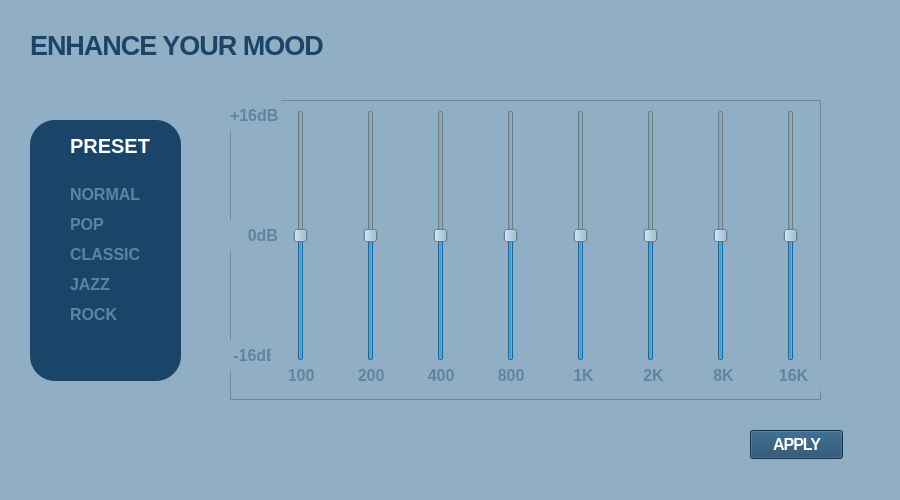
<?xml version="1.0" encoding="UTF-8"?>
<ui version="4.0">
 <class>EQ</class>
 <widget class="QMainWindow" name="EQ">
  <property name="geometry">
   <rect>
    <x>0</x>
    <y>0</y>
    <width>900</width>
    <height>500</height>
   </rect>
  </property>
  <property name="minimumSize">
   <size>
    <width>900</width>
    <height>500</height>
   </size>
  </property>
  <property name="maximumSize">
   <size>
    <width>900</width>
    <height>500</height>
   </size>
  </property>
  <property name="windowTitle">
   <string>Equalizer</string>
  </property>
  <property name="windowIcon">
   <iconset resource="resources.qrc">
    <normaloff>:/Dis_pic.png</normaloff>:/Dis_pic.png</iconset>
  </property>
  <property name="autoFillBackground">
   <bool>false</bool>
  </property>
  <property name="styleSheet">
   <string notr="true">background-color: rgb(144,175,196);</string>
  </property>
  <widget class="QWidget" name="centralwidget">
   <widget class="QFrame" name="frame">
    <property name="geometry">
     <rect>
      <x>230</x>
      <y>100</y>
      <width>591</width>
      <height>300</height>
     </rect>
    </property>
    <property name="autoFillBackground">
     <bool>false</bool>
    </property>
    <property name="frameShape">
     <enum>QFrame::StyledPanel</enum>
    </property>
    <property name="frameShadow">
     <enum>QFrame::Raised</enum>
    </property>
    <widget class="QSlider" name="verticalSlider_3">
     <property name="geometry">
      <rect>
       <x>550</x>
       <y>10</y>
       <width>21</width>
       <height>251</height>
      </rect>
     </property>
     <property name="toolTip">
      <string>&lt;html&gt;&lt;head/&gt;&lt;body&gt;&lt;p&gt;&lt;br/&gt;&lt;/p&gt;&lt;/body&gt;&lt;/html&gt;</string>
     </property>
     <property name="whatsThis">
      <string>&lt;html&gt;&lt;head/&gt;&lt;body&gt;&lt;p&gt;&lt;br/&gt;&lt;/p&gt;&lt;/body&gt;&lt;/html&gt;</string>
     </property>
     <property name="styleSheet">
      <string notr="true"/>
     </property>
     <property name="minimum">
      <number>-16</number>
     </property>
     <property name="maximum">
      <number>16</number>
     </property>
     <property name="orientation">
      <enum>Qt::Vertical</enum>
     </property>
    </widget>
    <widget class="QSlider" name="verticalSlider_4">
     <property name="geometry">
      <rect>
       <x>480</x>
       <y>10</y>
       <width>21</width>
       <height>251</height>
      </rect>
     </property>
     <property name="toolTip">
      <string>&lt;html&gt;&lt;head/&gt;&lt;body&gt;&lt;p&gt;&lt;br/&gt;&lt;/p&gt;&lt;/body&gt;&lt;/html&gt;</string>
     </property>
     <property name="whatsThis">
      <string>&lt;html&gt;&lt;head/&gt;&lt;body&gt;&lt;p&gt;&lt;br/&gt;&lt;/p&gt;&lt;/body&gt;&lt;/html&gt;</string>
     </property>
     <property name="styleSheet">
      <string notr="true"/>
     </property>
     <property name="minimum">
      <number>-16</number>
     </property>
     <property name="maximum">
      <number>16</number>
     </property>
     <property name="orientation">
      <enum>Qt::Vertical</enum>
     </property>
    </widget>
    <widget class="QSlider" name="verticalSlider_5">
     <property name="geometry">
      <rect>
       <x>410</x>
       <y>10</y>
       <width>21</width>
       <height>251</height>
      </rect>
     </property>
     <property name="toolTip">
      <string>&lt;html&gt;&lt;head/&gt;&lt;body&gt;&lt;p&gt;&lt;br/&gt;&lt;/p&gt;&lt;/body&gt;&lt;/html&gt;</string>
     </property>
     <property name="whatsThis">
      <string>&lt;html&gt;&lt;head/&gt;&lt;body&gt;&lt;p&gt;&lt;br/&gt;&lt;/p&gt;&lt;/body&gt;&lt;/html&gt;</string>
     </property>
     <property name="styleSheet">
      <string notr="true"/>
     </property>
     <property name="minimum">
      <number>-16</number>
     </property>
     <property name="maximum">
      <number>16</number>
     </property>
     <property name="orientation">
      <enum>Qt::Vertical</enum>
     </property>
    </widget>
    <widget class="QSlider" name="verticalSlider_6">
     <property name="geometry">
      <rect>
       <x>340</x>
       <y>10</y>
       <width>21</width>
       <height>251</height>
      </rect>
     </property>
     <property name="toolTip">
      <string>&lt;html&gt;&lt;head/&gt;&lt;body&gt;&lt;p&gt;&lt;br/&gt;&lt;/p&gt;&lt;/body&gt;&lt;/html&gt;</string>
     </property>
     <property name="whatsThis">
      <string>&lt;html&gt;&lt;head/&gt;&lt;body&gt;&lt;p&gt;&lt;br/&gt;&lt;/p&gt;&lt;/body&gt;&lt;/html&gt;</string>
     </property>
     <property name="styleSheet">
      <string notr="true"/>
     </property>
     <property name="minimum">
      <number>-16</number>
     </property>
     <property name="maximum">
      <number>16</number>
     </property>
     <property name="orientation">
      <enum>Qt::Vertical</enum>
     </property>
    </widget>
    <widget class="QSlider" name="verticalSlider_7">
     <property name="geometry">
      <rect>
       <x>270</x>
       <y>10</y>
       <width>21</width>
       <height>251</height>
      </rect>
     </property>
     <property name="toolTip">
      <string>&lt;html&gt;&lt;head/&gt;&lt;body&gt;&lt;p&gt;&lt;br/&gt;&lt;/p&gt;&lt;/body&gt;&lt;/html&gt;</string>
     </property>
     <property name="whatsThis">
      <string>&lt;html&gt;&lt;head/&gt;&lt;body&gt;&lt;p&gt;&lt;br/&gt;&lt;/p&gt;&lt;/body&gt;&lt;/html&gt;</string>
     </property>
     <property name="styleSheet">
      <string notr="true"/>
     </property>
     <property name="minimum">
      <number>-16</number>
     </property>
     <property name="maximum">
      <number>16</number>
     </property>
     <property name="orientation">
      <enum>Qt::Vertical</enum>
     </property>
    </widget>
    <widget class="QSlider" name="verticalSlider_8">
     <property name="geometry">
      <rect>
       <x>200</x>
       <y>10</y>
       <width>21</width>
       <height>251</height>
      </rect>
     </property>
     <property name="toolTip">
      <string>&lt;html&gt;&lt;head/&gt;&lt;body&gt;&lt;p&gt;&lt;br/&gt;&lt;/p&gt;&lt;/body&gt;&lt;/html&gt;</string>
     </property>
     <property name="whatsThis">
      <string>&lt;html&gt;&lt;head/&gt;&lt;body&gt;&lt;p&gt;&lt;br/&gt;&lt;/p&gt;&lt;/body&gt;&lt;/html&gt;</string>
     </property>
     <property name="styleSheet">
      <string notr="true"/>
     </property>
     <property name="minimum">
      <number>-16</number>
     </property>
     <property name="maximum">
      <number>16</number>
     </property>
     <property name="orientation">
      <enum>Qt::Vertical</enum>
     </property>
    </widget>
    <widget class="QSlider" name="verticalSlider_9">
     <property name="geometry">
      <rect>
       <x>130</x>
       <y>10</y>
       <width>21</width>
       <height>251</height>
      </rect>
     </property>
     <property name="toolTip">
      <string>&lt;html&gt;&lt;head/&gt;&lt;body&gt;&lt;p&gt;&lt;br/&gt;&lt;/p&gt;&lt;/body&gt;&lt;/html&gt;</string>
     </property>
     <property name="whatsThis">
      <string>&lt;html&gt;&lt;head/&gt;&lt;body&gt;&lt;p&gt;&lt;br/&gt;&lt;/p&gt;&lt;/body&gt;&lt;/html&gt;</string>
     </property>
     <property name="styleSheet">
      <string notr="true"/>
     </property>
     <property name="minimum">
      <number>-16</number>
     </property>
     <property name="maximum">
      <number>16</number>
     </property>
     <property name="orientation">
      <enum>Qt::Vertical</enum>
     </property>
    </widget>
    <widget class="QSlider" name="verticalSlider_10">
     <property name="geometry">
      <rect>
       <x>60</x>
       <y>10</y>
       <width>21</width>
       <height>251</height>
      </rect>
     </property>
     <property name="toolTip">
      <string>&lt;html&gt;&lt;head/&gt;&lt;body&gt;&lt;p&gt;&lt;br/&gt;&lt;/p&gt;&lt;/body&gt;&lt;/html&gt;</string>
     </property>
     <property name="whatsThis">
      <string>&lt;html&gt;&lt;head/&gt;&lt;body&gt;&lt;p&gt;&lt;br/&gt;&lt;/p&gt;&lt;/body&gt;&lt;/html&gt;</string>
     </property>
     <property name="styleSheet">
      <string notr="true"/>
     </property>
     <property name="minimum">
      <number>-16</number>
     </property>
     <property name="maximum">
      <number>16</number>
     </property>
     <property name="orientation">
      <enum>Qt::Vertical</enum>
     </property>
    </widget>
    <widget class="QLabel" name="label_8">
     <property name="geometry">
      <rect>
       <x>40</x>
       <y>260</y>
       <width>51</width>
       <height>31</height>
      </rect>
     </property>
     <property name="font">
      <font>
       <family>Segoe UI</family>
       <pointsize>-1</pointsize>
       <italic>false</italic>
       <bold>true</bold>
      </font>
     </property>
     <property name="styleSheet">
      <string notr="true">font-style: normal;
font-weight: 2000;
font-size: 16px;
line-height: 24px;
text-align: left;
color: #5F84A1;
</string>
     </property>
     <property name="text">
      <string>    100</string>
     </property>
    </widget>
    <widget class="QLabel" name="label_9">
     <property name="geometry">
      <rect>
       <x>110</x>
       <y>260</y>
       <width>51</width>
       <height>31</height>
      </rect>
     </property>
     <property name="font">
      <font>
       <family>Segoe UI</family>
       <pointsize>-1</pointsize>
       <italic>false</italic>
       <bold>true</bold>
      </font>
     </property>
     <property name="styleSheet">
      <string notr="true">font-style: normal;
font-weight: 2000;
font-size: 16px;
line-height: 24px;
text-align: left;
color: #5F84A1;
</string>
     </property>
     <property name="text">
      <string>    200</string>
     </property>
    </widget>
    <widget class="QLabel" name="label_10">
     <property name="geometry">
      <rect>
       <x>180</x>
       <y>260</y>
       <width>51</width>
       <height>31</height>
      </rect>
     </property>
     <property name="font">
      <font>
       <family>Segoe UI</family>
       <pointsize>-1</pointsize>
       <italic>false</italic>
       <bold>true</bold>
      </font>
     </property>
     <property name="styleSheet">
      <string notr="true">font-style: normal;
font-weight: 2000;
font-size: 16px;
line-height: 24px;
text-align: left;
color: #5F84A1;
</string>
     </property>
     <property name="text">
      <string>    400</string>
     </property>
    </widget>
    <widget class="QLabel" name="label_11">
     <property name="geometry">
      <rect>
       <x>250</x>
       <y>260</y>
       <width>51</width>
       <height>31</height>
      </rect>
     </property>
     <property name="font">
      <font>
       <family>Segoe UI</family>
       <pointsize>-1</pointsize>
       <italic>false</italic>
       <bold>true</bold>
      </font>
     </property>
     <property name="styleSheet">
      <string notr="true">font-style: normal;
font-weight: 2000;
font-size: 16px;
line-height: 24px;
text-align: left;
color: #5F84A1;
</string>
     </property>
     <property name="text">
      <string>    800</string>
     </property>
    </widget>
    <widget class="QLabel" name="label_12">
     <property name="geometry">
      <rect>
       <x>330</x>
       <y>260</y>
       <width>51</width>
       <height>31</height>
      </rect>
     </property>
     <property name="font">
      <font>
       <family>Segoe UI</family>
       <pointsize>-1</pointsize>
       <italic>false</italic>
       <bold>true</bold>
      </font>
     </property>
     <property name="styleSheet">
      <string notr="true">font-style: normal;
font-weight: 2000;
font-size: 16px;
line-height: 24px;
text-align: left;
color: #5F84A1;
</string>
     </property>
     <property name="text">
      <string>   1K</string>
     </property>
    </widget>
    <widget class="QLabel" name="label_13">
     <property name="geometry">
      <rect>
       <x>400</x>
       <y>260</y>
       <width>51</width>
       <height>31</height>
      </rect>
     </property>
     <property name="font">
      <font>
       <family>Segoe UI</family>
       <pointsize>-1</pointsize>
       <italic>false</italic>
       <bold>true</bold>
      </font>
     </property>
     <property name="styleSheet">
      <string notr="true">font-style: normal;
font-weight: 2000;
font-size: 16px;
line-height: 24px;
text-align: left;
color: #5F84A1;
</string>
     </property>
     <property name="text">
      <string>   2K</string>
     </property>
    </widget>
    <widget class="QLabel" name="label_14">
     <property name="geometry">
      <rect>
       <x>470</x>
       <y>260</y>
       <width>51</width>
       <height>31</height>
      </rect>
     </property>
     <property name="font">
      <font>
       <family>Segoe UI</family>
       <pointsize>-1</pointsize>
       <italic>false</italic>
       <bold>true</bold>
      </font>
     </property>
     <property name="styleSheet">
      <string notr="true">font-style: normal;
font-weight: 2000;
font-size: 16px;
line-height: 24px;
text-align: left;
color: #5F84A1;
</string>
     </property>
     <property name="text">
      <string>   8K</string>
     </property>
    </widget>
    <widget class="QLabel" name="label_15">
     <property name="geometry">
      <rect>
       <x>540</x>
       <y>260</y>
       <width>51</width>
       <height>31</height>
      </rect>
     </property>
     <property name="font">
      <font>
       <family>Segoe UI</family>
       <pointsize>-1</pointsize>
       <italic>false</italic>
       <bold>true</bold>
      </font>
     </property>
     <property name="styleSheet">
      <string notr="true">font-style: normal;
font-weight: 2000;
font-size: 16px;
line-height: 24px;
text-align: left;
color: #5F84A1;
</string>
     </property>
     <property name="text">
      <string>  16K</string>
     </property>
    </widget>
    <widget class="QLabel" name="label_16">
     <property name="geometry">
      <rect>
       <x>-10</x>
       <y>240</y>
       <width>51</width>
       <height>31</height>
      </rect>
     </property>
     <property name="font">
      <font>
       <family>Segoe UI</family>
       <pointsize>-1</pointsize>
       <italic>false</italic>
       <bold>true</bold>
      </font>
     </property>
     <property name="styleSheet">
      <string notr="true">font-style: normal;
font-weight: 2000;
font-size: 16px;
line-height: 24px;
text-align: left;
color: #5F84A1;
</string>
     </property>
     <property name="text">
      <string>   -16dB</string>
     </property>
    </widget>
    <widget class="QLabel" name="label_17">
     <property name="geometry">
      <rect>
       <x>0</x>
       <y>0</y>
       <width>51</width>
       <height>31</height>
      </rect>
     </property>
     <property name="font">
      <font>
       <family>Segoe UI</family>
       <pointsize>-1</pointsize>
       <italic>false</italic>
       <bold>true</bold>
      </font>
     </property>
     <property name="styleSheet">
      <string notr="true">font-style: normal;
font-weight: 2000;
font-size: 16px;
line-height: 24px;
text-align: left;
color: #5F84A1;
</string>
     </property>
     <property name="text">
      <string>+16dB</string>
     </property>
    </widget>
    <widget class="QLabel" name="label_18">
     <property name="geometry">
      <rect>
       <x>0</x>
       <y>120</y>
       <width>51</width>
       <height>31</height>
      </rect>
     </property>
     <property name="font">
      <font>
       <family>Segoe UI</family>
       <pointsize>-1</pointsize>
       <italic>false</italic>
       <bold>true</bold>
      </font>
     </property>
     <property name="styleSheet">
      <string notr="true">font-style: normal;
font-weight: 2000;
font-size: 16px;
line-height: 24px;
text-align: left;
color: #5F84A1;
</string>
     </property>
     <property name="text">
      <string>    0dB</string>
     </property>
    </widget>
   </widget>
   <widget class="QLabel" name="label">
    <property name="geometry">
     <rect>
      <x>30</x>
      <y>20</y>
      <width>381</width>
      <height>51</height>
     </rect>
    </property>
    <property name="font">
     <font>
      <family>Segoe UI</family>
      <pointsize>-1</pointsize>
      <italic>false</italic>
      <bold>true</bold>
     </font>
    </property>
    <property name="styleSheet">
     <string notr="true">font-style: normal;
font-weight: 2000;
font-size: 27px;
line-height: 41px;
letter-spacing: -1px;

color: #1A4568;</string>
    </property>
    <property name="text">
     <string>ENHANCE YOUR MOOD</string>
    </property>
   </widget>
   <widget class="QFrame" name="frame_2">
    <property name="geometry">
     <rect>
      <x>30</x>
      <y>120</y>
      <width>151</width>
      <height>261</height>
     </rect>
    </property>
    <property name="autoFillBackground">
     <bool>false</bool>
    </property>
    <property name="styleSheet">
     <string notr="true">background-color: rgb(26, 69, 104);border-radius: 25px;;</string>
    </property>
    <property name="frameShape">
     <enum>QFrame::StyledPanel</enum>
    </property>
    <property name="frameShadow">
     <enum>QFrame::Raised</enum>
    </property>
    <widget class="QSlider" name="verticalSlider_2">
     <property name="geometry">
      <rect>
       <x>610</x>
       <y>10</y>
       <width>21</width>
       <height>251</height>
      </rect>
     </property>
     <property name="minimum">
      <number>-16</number>
     </property>
     <property name="maximum">
      <number>16</number>
     </property>
     <property name="orientation">
      <enum>Qt::Vertical</enum>
     </property>
    </widget>
    <widget class="QLabel" name="label_7">
     <property name="geometry">
      <rect>
       <x>40</x>
       <y>10</y>
       <width>81</width>
       <height>31</height>
      </rect>
     </property>
     <property name="font">
      <font>
       <family>Segoe UI</family>
       <pointsize>-1</pointsize>
       <italic>false</italic>
       <bold>true</bold>
      </font>
     </property>
     <property name="styleSheet">
      <string notr="true">font-weight: 2000;
font-size: 20px;
line-height: 24px;
text-align: center;
color: #FFFFFF;</string>
     </property>
     <property name="text">
      <string>PRESET</string>
     </property>
    </widget>
    <widget class="QPushButton" name="pushButton_2">
     <property name="geometry">
      <rect>
       <x>40</x>
       <y>60</y>
       <width>93</width>
       <height>29</height>
      </rect>
     </property>
     <property name="styleSheet">
      <string notr="true">QPushButton {
font-style: normal;
font-weight: 2000;
font-size: 16px;
line-height: 24px;
text-align: left;
color: #5F84A1;
}
QPushButton:hover {
color: rgb(158, 170, 189)
}
</string>
     </property>
     <property name="text">
      <string>NORMAL</string>
     </property>
    </widget>
    <widget class="QPushButton" name="pushButton_3">
     <property name="geometry">
      <rect>
       <x>40</x>
       <y>90</y>
       <width>93</width>
       <height>29</height>
      </rect>
     </property>
     <property name="styleSheet">
      <string notr="true">QPushButton {
font-style: normal;
font-weight: 2000;
font-size: 16px;
line-height: 24px;
text-align: left;
color: #5F84A1;
}
QPushButton:hover {
color: rgb(158, 170, 189)
}
</string>
     </property>
     <property name="text">
      <string>POP</string>
     </property>
    </widget>
    <widget class="QPushButton" name="pushButton_4">
     <property name="geometry">
      <rect>
       <x>40</x>
       <y>120</y>
       <width>93</width>
       <height>29</height>
      </rect>
     </property>
     <property name="styleSheet">
      <string notr="true">QPushButton {
font-style: normal;
font-weight: 2000;
font-size: 16px;
line-height: 24px;
text-align: left;
color: #5F84A1;
}
QPushButton:hover {
color: rgb(158, 170, 189)
}
</string>
     </property>
     <property name="text">
      <string>CLASSIC</string>
     </property>
    </widget>
    <widget class="QPushButton" name="pushButton_5">
     <property name="geometry">
      <rect>
       <x>40</x>
       <y>150</y>
       <width>93</width>
       <height>29</height>
      </rect>
     </property>
     <property name="styleSheet">
      <string notr="true">QPushButton {
font-style: normal;
font-weight: 2000;
font-size: 16px;
line-height: 24px;
text-align: left;
color: #5F84A1;
}
QPushButton:hover {
color: rgb(158, 170, 189)
}
</string>
     </property>
     <property name="text">
      <string>JAZZ</string>
     </property>
    </widget>
    <widget class="QPushButton" name="pushButton_6">
     <property name="geometry">
      <rect>
       <x>40</x>
       <y>180</y>
       <width>93</width>
       <height>29</height>
      </rect>
     </property>
     <property name="styleSheet">
      <string notr="true">QPushButton {
font-style: normal;
font-weight: 2000;
font-size: 16px;
line-height: 24px;
text-align: left;
color: #5F84A1;
}
QPushButton:hover {
color: rgb(158, 170, 189)
}
</string>
     </property>
     <property name="text">
      <string>ROCK</string>
     </property>
    </widget>
   </widget>
   <widget class="QPushButton" name="pushButton_7">
    <property name="geometry">
     <rect>
      <x>750</x>
      <y>430</y>
      <width>93</width>
      <height>29</height>
     </rect>
    </property>
    <property name="styleSheet">
     <string notr="true">QPushButton {
font-style: normal;
font-weight: 2000;
font-size: 16px;
line-height: 41px;
letter-spacing: -1px;
background-color: rgb(26, 69, 104);
color: #FFFFFF;
}
QPushButton:hover
{
color: #808080;
background-color: rgb(255, 255, 255);
}
</string>
    </property>
    <property name="text">
     <string>APPLY</string>
    </property>
   </widget>
  </widget>
  <widget class="QMenuBar" name="menubar">
   <property name="geometry">
    <rect>
     <x>0</x>
     <y>0</y>
     <width>900</width>
     <height>26</height>
    </rect>
   </property>
  </widget>
  <widget class="QStatusBar" name="statusbar"/>
 </widget>
 <resources>
  <include location="resources.qrc"/>
 </resources>
 <connections/>
</ui>
